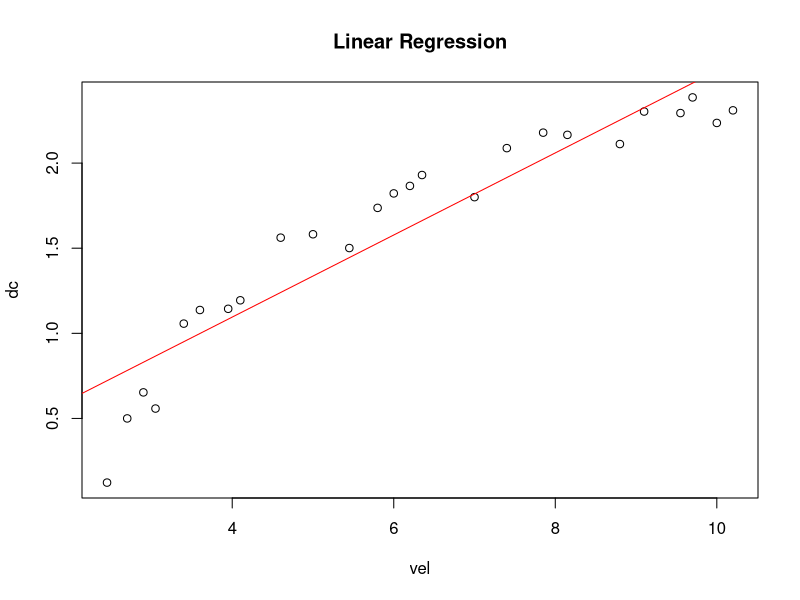
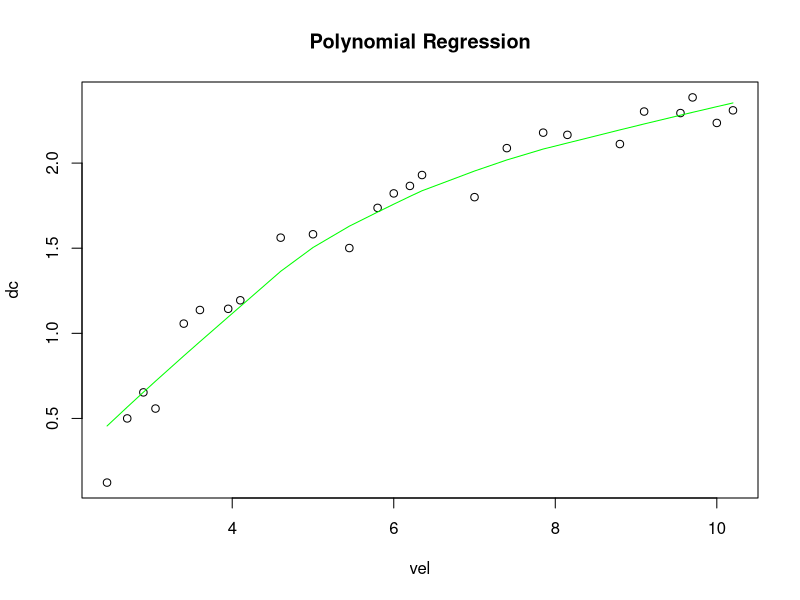
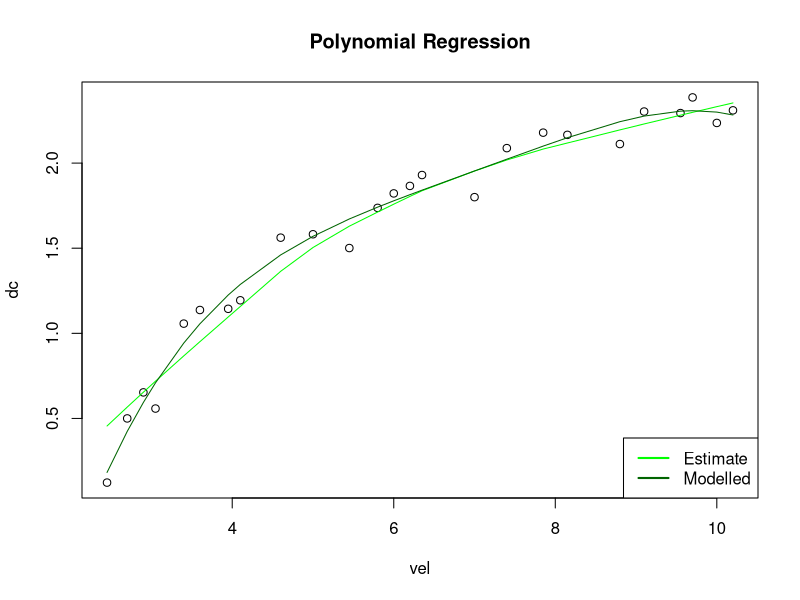
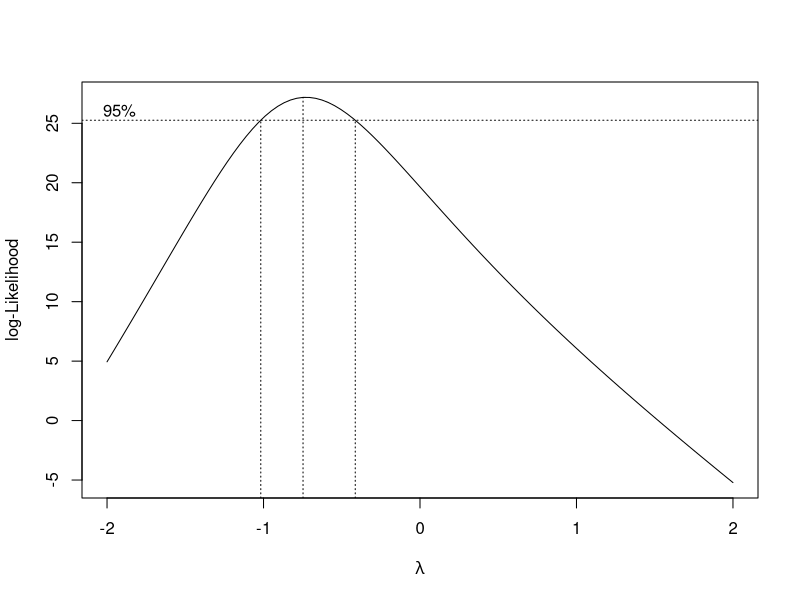
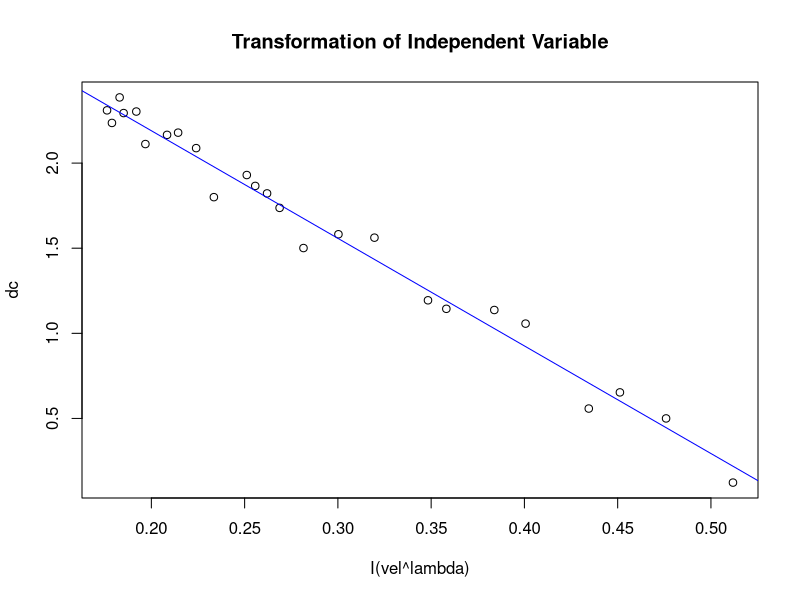
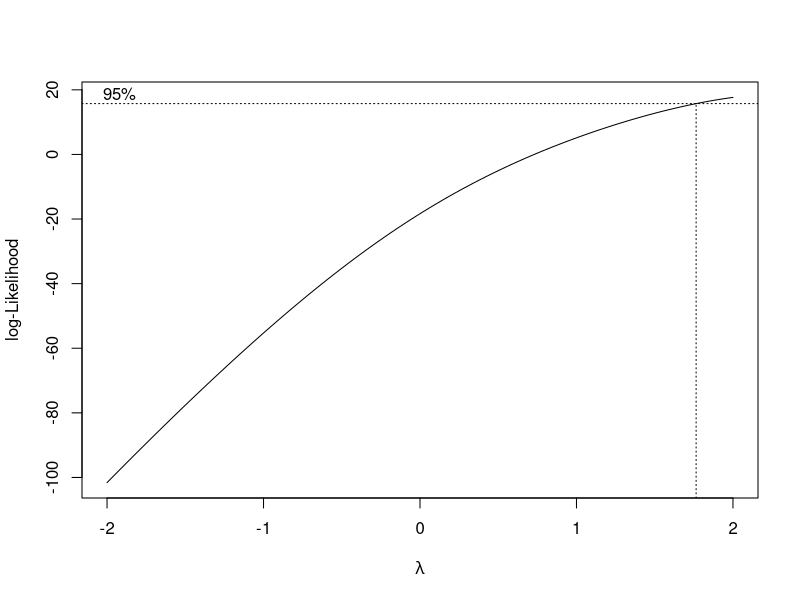
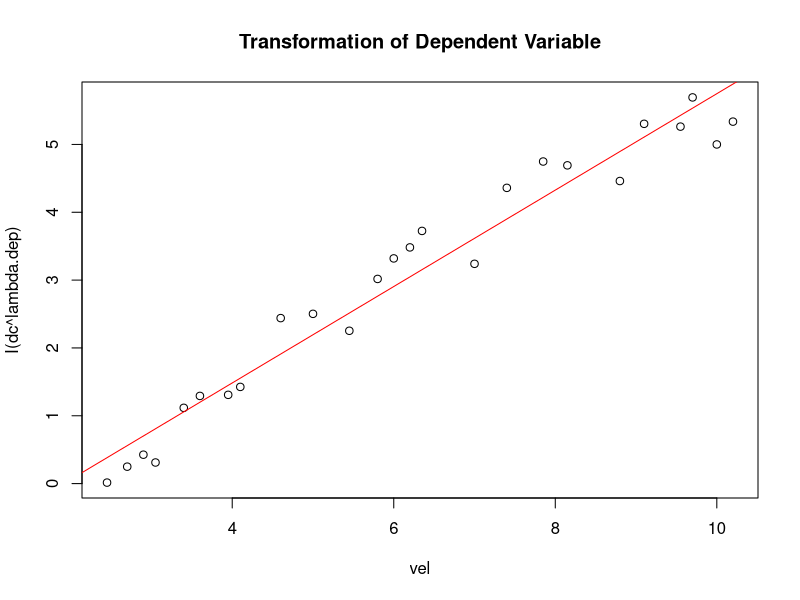
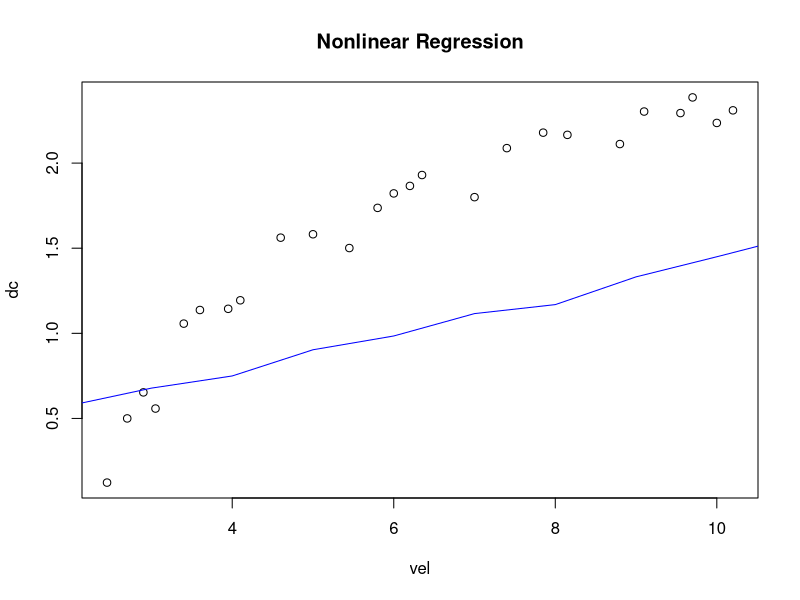

Write R code to recreate these figures, in order.
## ---- chunk 1
data <- data.frame(
  vel = c(5,6,3.4,2.7,10,9.7,9.55,3.05,8.15,6.2,2.9,6.35,4.6,5.8,7.4,3.6,7.85,8.8,7,5.45,9.1,10.2,4.1,3.95,2.45),
  dc = c(1.582,1.822,1.057,0.5,2.236,2.386,2.294,0.558,2.166,1.866,0.653,1.93,1.562,1.737,2.088,1.137,2.179,2.112,1.8,1.501,2.303,2.310,1.194,1.144,0.123))

data <- data[with(data,order(vel)),]

attach(data)
## ---- chunk 2
reg.linear <- lm(dc~vel)

plot(dc~vel, main="Linear Regression")
abline(reg.linear, col="red")
## ---- chunk 3
plot(dc~vel, main="Polynomial Regression")
lines(lowess(dc~vel), col="green")
## ---- chunk 4
fit2 <- lm(dc ~ poly(vel, 2, raw=TRUE))
fit3 <- lm(dc ~ poly(vel, 3, raw=TRUE))
fit4 <- lm(dc ~ poly(vel, 4, raw=TRUE))
fit5 <- lm(dc ~ poly(vel, 5, raw=TRUE))
summary(fit2)
summary(fit3)
summary(fit4)
summary(fit5)
## ---- chunk 5
plot(dc~vel, main="Polynomial Regression")
lines(lowess(dc~vel), col="green")
reg.poly <- lm(dc ~ poly(vel, 4, raw=TRUE))
pred.poly <- predict(reg.poly)
lines(vel, pred.poly,col="darkgreen") 
legend("bottomright", c("Estimate","Modelled"), col=c("green","darkgreen"), lwd=2)
## ---- chunk 6
library(MASS)
bc.ind <-boxcox(vel ~ dc)

(maxll <- max(bc.ind$y))
(lambda <- bc.ind$x[which(bc.ind$y == maxll)])
## ---- chunk 7
reg.ind<-lm(dc ~ I(vel^lambda))
plot(dc ~ I(vel^lambda), main="Transformation of Independent Variable")
abline(reg.ind, col="blue")
## ---- chunk 8
bc.dep <- boxcox(dc ~ vel)
(maxll.dep <- max(bc.dep$y))
(lambda.dep <- bc.dep$x[which(bc.dep$y == maxll.dep)])
## ---- chunk 9
reg.dep<-lm(I(dc^lambda.dep) ~ vel)
plot(I(dc^lambda.dep) ~ vel, main="Transformation of Dependent Variable")
abline(reg.dep, col="red")
## ---- chunk 10
init.vals <- getInitial(dc ~ SSlogis(vel,alpha,xmid,scale),data=data)
reg.nonlinear <- nls(dc ~ a + b*log(vel),start=c(a=init.vals[[2]],b=init.vals[[2]]))

pred.nonlinear <- predict(reg.nonlinear)
plot(dc ~ vel, main="Nonlinear Regression")
lines(pred.nonlinear,col="blue")
## ---- chunk 11
pred.linear <- predict(reg.linear)
rmse.linear <- sqrt(mean((dc-pred.linear)^2))
plot(pred.linear~dc, col="blue",main=sprintf("Linear Regression (RMSE %.03f)",rmse.linear),xlab="Observed",ylab="Linear Prediction")
lines(dc, dc, col="red")
## ---- chunk 12
rmse.poly <- sqrt(mean((dc-pred.poly)^2))
plot(pred.poly~dc, col="darkgreen",main=sprintf("Polynomial Regression (RMSE %.03f)",rmse.poly),xlab="Observed",ylab="Polynomial Prediction")
lines(dc, dc, col="red")
## ---- chunk 13
pred.ind <- predict(reg.ind)
rmse.ind <- sqrt(mean((dc-pred.ind)^2))
plot(pred.ind ~ dc, col="blue",main=sprintf("Transf. of Ind. (RMSE %.03f)",rmse.ind),xlab="Observed",ylab="Predicted")
lines(dc,dc,col="red")
## ---- chunk 14
pred.dep <- predict(reg.dep)
rmse.dep <- sqrt(mean((I(dc^lambda.dep)-pred.dep)^2))
plot(pred.dep ~ I(dc^lambda.dep), col="darkgreen",main=sprintf("Transf. of Dep. (RMSE %.03f)",rmse.dep),xlab="Observed",ylab="Predicted")
lines(I(dc^lambda.dep),I(dc^lambda.dep),col="red")
## ---- chunk 15
(sort(c("Linear"=rmse.linear, "Polynomial"=rmse.poly,"Dependent"=rmse.dep, "Independent"=rmse.ind)))
